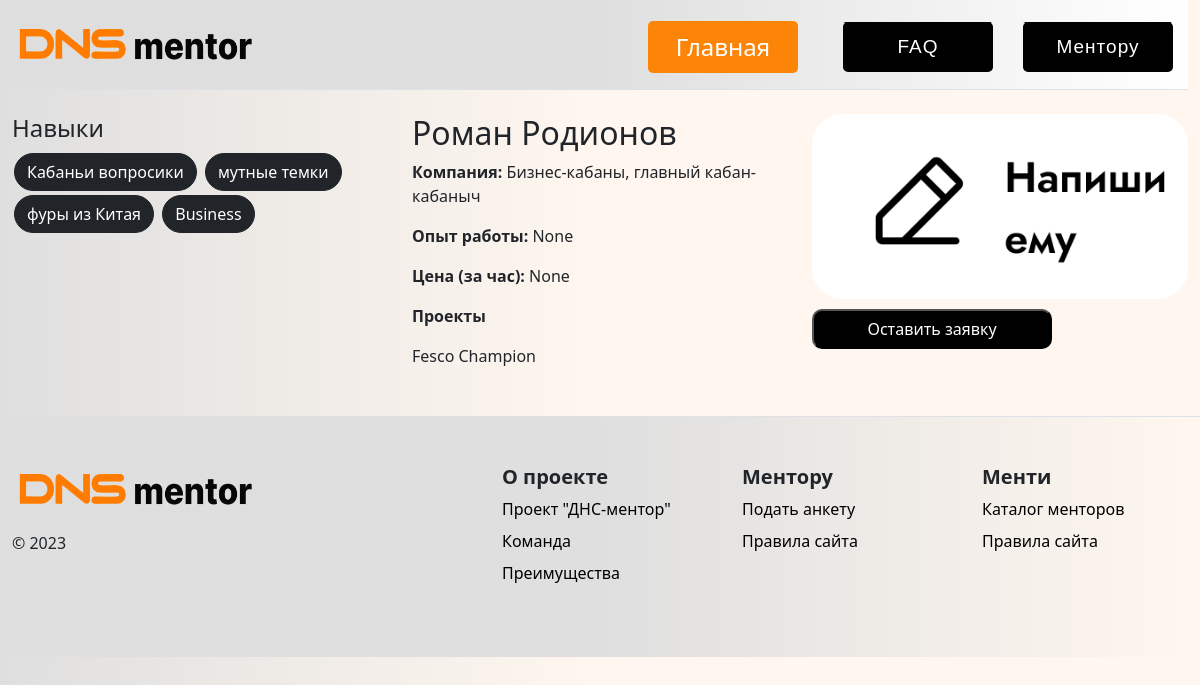
The app's page /card/2, older data.
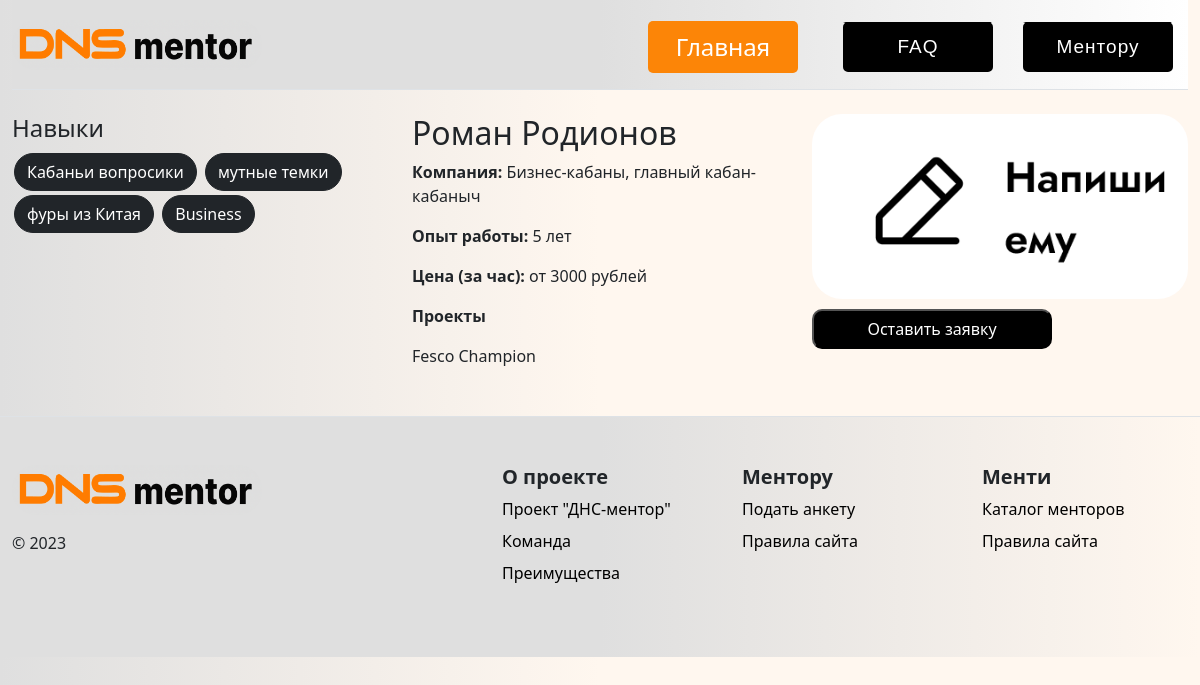
The same page, newer data.
### tables this page shows
CREATE TABLE "anketa" (
	"id"	INTEGER,
	"photo"	BLOB,
	"company_title"	TEXT,
	"telegram"	TEXT,
	"specialization"	TEXT,
	"projects"	TEXT,
	"name"	TEXT,
	"added"	INTEGER,
	"experience"	TEXT,
	"price"	TEXT,
	PRIMARY KEY("id" AUTOINCREMENT)
);

### main.py (the view)
@app.route('/card/<int:id>')
def mentor_profile(id):
    conn = sqlite3.connect('lib1.db')
    cursor = conn.cursor()
    cursor.execute("""SELECT * FROM anketa """)
    mentor = cursor.fetchall()
    lst_mentor = []
    for ment in mentor:
        d = {}
        d["id"] = ment[0]
        d["photo"] = ment[1]
        d["company_title"] = ment[2]
        d["telegram"] = ment[3]
        d["specialization"] = ment[4]
        d["projects"] = ment[5]
        d["name"] = ment[6]
        d["experience"] = ment[8]
        d["price"] = ment[9]
        lst_mentor.append(d)
    lst_mentor_in_katalog = ""
    conn.close()
    for i in range(len(lst_mentor)):
        if lst_mentor[i]["id"] == id:
            lst_mentor_in_katalog = lst_mentor[i]
    return render_template('card_1.html', mentor=lst_mentor_in_katalog)

### templates/card_1.html (shortened to what this page needs)
{% extends 'base.html' %}
{% block body %}
  <div class="container-fluid">
    <div class="row">
      <div class="col-md-4">
        <h4>Навыки</h4>
      {%for el in mentor.specialization.replace(", ", ",").split(",")%}
          <input type="submit" class="btn btn-dark skr" value="{{el}}" >
      {% endfor %}
      </div>
      <div class="col-md-4">
        <h2>{{ mentor.name }}</h2>
        <p><strong>Компания:</strong> {{ mentor.company_title }}</p>
        <p><strong>Опыт работы:</strong> {{ mentor.experience }}</p>
        <p><strong>Цена (за час):</strong> {{ mentor.price }}</p>
        <p><strong>Проекты</strong></p>
        {{ mentor.projects }}
      </div>
      <div class="col-md-4">
        <figure>
          <img src="{{ url_for('static', filename='img/photos/' + mentor.photo) }}" alt="{{ mentor.name }}" class="img-fluid">
          <figcaption class="bot">
            <form action="/menti_request" method="post" id="form-{{ mentor.telegram }}">
              <button type="submit" class="button">Оставить заявку</button>
            </form>
          </figcaption>
        </figure>
      </div>
    </div>
  </div>
    {% endblock %}

### templates/base.html (shortened to what this page needs)
<!doctype html>
<html lang="en" data-bs-theme="auto">
  <head><script src="../assets/js/color-modes.js"></script>
    <link rel="stylesheet" href="https://cdn.jsdelivr.net/npm/bootstrap@5.2.3/dist/css/bootstrap.min.css">
</head>
  <body>
  <div class="container-fluid">
    <header class="d-flex flex-wrap justify-content-center py-3 mb-4 border-bottom">
      <a href="/" class="d-flex align-items-center mb-3 mb-md-0 me-md-auto link-body-emphasis text-decoration-none">
        <img class="bi me-2" width=250 height="50" src="/static/img/logo5.png">
      </a>
      <div class="nav nav-pills nav-b head">
        <div class="nav-item"><a href="/"  aria-current="page" class="main">Главная</a></div>
          <div class="nav-item faq"><span><a href="/faq" ></a></span></div>
        <div class="nav-item but"><span><a  href="/mentor_anketa" ></a></span></div>
      </div>
    </header>
  </div>
{% block body %}
{% endblock %}
     <div class="container-fluid">
  <footer class="row row-cols-1 row-cols-sm-2 row-cols-md-5 py-5 my-5 border-top">
    <div class="col mb-3">
      <a href="/" class="d-flex align-items-center mb-3 link-body-emphasis text-decoration-none">
        <img class="bi me-2" width=250 height="50" src="/static/img/logo5.png">
      </a>
      <p class="text-body-secondary">&copy; 2023</p>
    </div>
    <div class="col mb-3">
    </div>
    <div class="col mb-3 fot">
        <h5><b>О проекте</b></h5>
      <ul class="nav flex-column">
        <li class="nav-item mb-2"><a href="/o_nas" class="nav-link p-0 text-body-secondary">Проект "ДНС-ментор"</a></li>
        <li class="nav-item mb-2"><a href="/team" class="nav-link p-0 text-body-secondary">Команда</a></li>
        <li class="nav-item mb-2"><a href="/advantages" class="nav-link p-0 text-body-secondary">Преимущества</a></li>
      </ul>
    </div>
    <div class="col mb-3 fot">
      <h5><b>Ментору</b></h5>
      <ul class="nav flex-column">
        <li class="nav-item mb-2"><a href="/mentor_anketa" class="nav-link p-0 text-body-secondary">Подать анкету</a></li>
        <li class="nav-item mb-2"><a href="/rules" class="nav-link p-0 text-body-secondary">Правила сайта</a></li>
      </ul>
    </div>
    <div class="col mb-3 fot" >
      <h5><b>Менти</b></h5>
      <ul class="nav flex-column">
        <li class="nav-item mb-2"><a href="/" class="nav-link p-0 text-body-secondary fot">Каталог менторов</a></li>
        <li class="nav-item mb-2"><a href="/rules" class="nav-link p-0 text-body-secondary">Правила сайта</a></li>
      </ul>
    </div>
  </footer>
</div>
  </body>
</html>

Row changes from the older to the newer data that the page shows:
changed anketa "Роман Родионов": experience (not shown) → "5 лет"; price (not shown) → "от 3000 рублей"
Text that changed along with them:
{{ mentor.experience }}: "None" → (not shown)
{{ mentor.price }}: "None" → (not shown)
